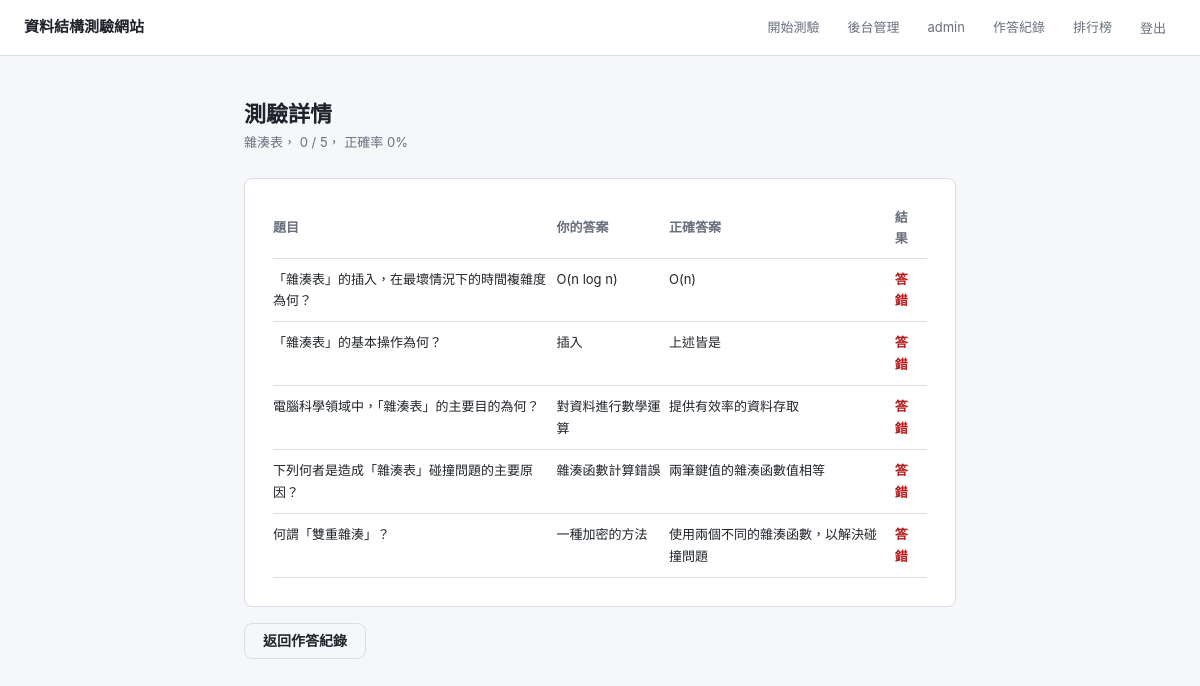
/history/20/ (signed in), run on the app's committed database.
### quiz/models.py (models this page shows, shortened)
class QuizAttempt(models.Model):
    user = models.ForeignKey(
        User,
        on_delete=models.CASCADE,
        related_name="quiz_attempts",
        verbose_name="使用者",
    )
    chapter = models.ForeignKey(
        Chapter,
        on_delete=models.PROTECT,
        related_name="quiz_attempts",
        verbose_name="章節",
    )
    question_count = models.PositiveIntegerField(default=0, verbose_name="題數")
    score = models.PositiveIntegerField(default=0, verbose_name="分數")
    started_at = models.DateTimeField(auto_now_add=True, verbose_name="開始時間")
    completed_at = models.DateTimeField(null=True, blank=True, verbose_name="完成時間")
    class Meta:
        ordering = ["-started_at"]
        verbose_name = "測驗紀錄"
        verbose_name_plural = "測驗紀錄"
    @property
    def accuracy(self):
        if not self.question_count:
            return 0
        return int(self.score / self.question_count * 100)

class Chapter(models.Model):
    name = models.CharField(max_length=100, verbose_name="章節名稱")
    order = models.PositiveIntegerField(default=0, verbose_name="排序")
    class Meta:
        ordering = ["order", "id"]
        verbose_name = "章節"
        verbose_name_plural = "章節"

class QuizAnswer(models.Model):
    attempt = models.ForeignKey(
        QuizAttempt,
        on_delete=models.CASCADE,
        related_name="answers",
        verbose_name="測驗紀錄",
    )
    question = models.ForeignKey(Question, on_delete=models.PROTECT, verbose_name="題目")
    selected_option = models.ForeignKey(
        Option,
        on_delete=models.SET_NULL,
        null=True,
        blank=True,
        related_name="selected_answers",
        verbose_name="學生答案",
    )
    correct_option = models.ForeignKey(
        Option,
        on_delete=models.SET_NULL,
        null=True,
        blank=True,
        related_name="correct_answers",
        verbose_name="正確答案",
    )
    is_correct = models.BooleanField(default=False, verbose_name="是否答對")
    answered_at = models.DateTimeField(auto_now_add=True, verbose_name="作答時間")
    class Meta:
        ordering = ["id"]
        verbose_name = "作答明細"
        verbose_name_plural = "作答明細"

class Question(models.Model):
    DIFFICULTY_CHOICES = [
        ("easy", "簡單"),
        ("medium", "中等"),
        ("hard", "困難"),
    ]
    chapter = models.ForeignKey(
        Chapter,
        on_delete=models.CASCADE,
        related_name="questions",
        verbose_name="章節",
    )
    content = models.TextField(verbose_name="題目內容")
    difficulty = models.CharField(
        max_length=10,
        choices=DIFFICULTY_CHOICES,
        default="medium",
        verbose_name="難度",
    )
    is_original = models.BooleanField(default=False, verbose_name="原創題")
    explanation = models.TextField(blank=True, verbose_name="解析")
    created_at = models.DateTimeField(auto_now_add=True)
    class Meta:
        verbose_name = "題目"
        verbose_name_plural = "題目"

class Option(models.Model):
    question = models.ForeignKey(
        Question,
        on_delete=models.CASCADE,
        related_name="options",
        verbose_name="題目",
    )
    content = models.CharField(max_length=500, verbose_name="選項內容")
    is_correct = models.BooleanField(default=False, verbose_name="是否正確")
    class Meta:
        verbose_name = "選項"
        verbose_name_plural = "選項"
    @property
    def display_content(self):
        return self.content

### quiz/views.py (the view)
# urls.py: path('history/<int:attempt_id>/', views.history_detail, name='history_detail'),
@login_required
def history_detail(request, attempt_id):
    attempt = get_object_or_404(
        QuizAttempt.objects.select_related("chapter").prefetch_related(
            "answers__question",
            "answers__selected_option",
            "answers__correct_option",
        ),
        id=attempt_id,
        user=request.user,
    )
    return render(request, "quiz/history_detail.html", {"attempt": attempt})

### quiz/templates/quiz/history_detail.html (shortened to what this page needs)
{% extends 'quiz/base.html' %}
{% block content %}
<div class="container">
  <div style="margin-bottom: 24px;">
    <h1 style="font-size: 22px; font-weight: 800;">測驗詳情</h1>
    <p class="text-muted">
      {{ attempt.chapter.name }}，
      {{ attempt.score }} / {{ attempt.question_count }}，
      正確率 {{ attempt.accuracy }}%
    </p>
  </div>
  <div class="card">
    <table>
      <thead>
        <tr>
          <th>題目</th>
          <th>你的答案</th>
          <th>正確答案</th>
          <th>結果</th>
        </tr>
      </thead>
      <tbody>
        {% for answer in attempt.answers.all %}
        <tr>
          <td>{{ answer.question.content }}</td>
          <td>{% if answer.selected_option %}{{ answer.selected_option.display_content }}{% else %}未作答{% endif %}</td>
          <td>{% if answer.correct_option %}{{ answer.correct_option.display_content }}{% else %}-{% endif %}</td>
          <td style="font-weight: 700; color: {% if answer.is_correct %}var(--ok){% else %}var(--err){% endif %};">
            {% if answer.is_correct %}答對{% else %}答錯{% endif %}
          </td>
        </tr>
        {% empty %}
        <tr>
          <td colspan="4" class="text-muted">這次測驗沒有作答明細。</td>
        </tr>
        {% endfor %}
      </tbody>
    </table>
  </div>
  <div style="margin-top: 16px;">
    <a href="{% url 'history' %}" class="btn btn-outline">返回作答紀錄</a>
  </div>
</div>
{% endblock %}

### quiz/templates/quiz/base.html (shortened to what this page needs)
<!DOCTYPE html>
<html lang="zh-Hant">
<head>
</head>
<body>
<nav>
  <a href="{% url 'home' %}" class="nav-brand">資料結構測驗網站</a>
  <div class="nav-links">
    {% if user.is_authenticated %}
      <a href="{% url 'quiz_setup' %}">開始測驗</a>
      {% if user.is_staff %}
        <a href="/admin/">後台管理</a>
      {% endif %}
      <span>{{ user.username }}</span>
      <a href="{% url 'history' %}">作答紀錄</a>
      <a href="{% url 'leaderboard' %}">排行榜</a>
      <form method="post" action="{% url 'logout' %}" style="display: inline;">
        <button type="submit">登出</button>
      </form>
    {% else %}
      <a href="{% url 'login' %}">登入</a>
      <a href="{% url 'register' %}">註冊</a>
    {% endif %}
  </div>
</nav>
{% block content %}{% endblock %}
</body>
</html>

### quiz/templates/quiz/base.html (style rules this page uses)
*, *::before, *::after { box-sizing: border-box; margin: 0; padding: 0; }
:root { --bg: #f6f7f9; --surface: #ffffff; --border: #d9dde5; --text: #20242a; --muted: #68707d; --accent: #2563eb; --accent-dim: #eff6ff; --ok: #15803d; --ok-dim: #f0fdf4; --err: #b91c1c; --err-dim: #fef2f2; --radius: 8px; }
body { background: var(--bg); color: var(--text); font-family: -apple-system, BlinkMacSystemFont, "Segoe UI", "Noto Sans TC", Arial, sans-serif; font-size: 15px; line-height: 1.65; min-height: 100vh; }
a { color: var(--accent); text-decoration: none; }
nav { background: var(--surface); border-bottom: 1px solid var(--border); padding: 0 24px; min-height: 56px; display: flex; align-items: center; justify-content: space-between; gap: 16px; }
.nav-brand { font-size: 15px; font-weight: 700; color: var(--text); }
.nav-links { display: flex; gap: 8px; align-items: center; flex-wrap: wrap; justify-content: flex-end; }
.nav-links a, .nav-links span, .nav-links button { font-size: 13px; color: var(--muted); padding: 5px 10px; border-radius: var(--radius); border: 0; background: transparent; font-family: inherit; cursor: pointer; }
.container { max-width: 760px; margin: 0 auto; padding: 40px 24px; }
.card { background: var(--surface); border: 1px solid var(--border); border-radius: var(--radius); padding: 28px; }
.btn { display: inline-block; padding: 10px 18px; border-radius: var(--radius); font-size: 14px; font-weight: 600; cursor: pointer; border: 1px solid transparent; line-height: 1; text-align: center; }
.btn-outline { background: transparent; color: var(--text); border-color: var(--border); }
.score-label, .text-muted { color: var(--muted); font-size: 13px; }
table { width: 100%; border-collapse: collapse; font-size: 13px; }
th { color: var(--muted); text-align: left; padding: 0 8px 8px 0; border-bottom: 1px solid var(--border); }
td { padding: 10px 8px 10px 0; border-bottom: 1px solid var(--border); vertical-align: top; }

### data on the page
QuizAttempt: chapter.name "雜湊表", score "0", question_count "5", accuracy "0"
QuizAnswer: question.content "「雜湊表」的插入，在最壞情況下的時間複雜度為何？", selected_option.display_content "O(n log n)", correct_option.display_content "O(n)", is_correct "答錯"
QuizAnswer: question.content "「雜湊表」的基本操作為何？", selected_option.display_content "插入", correct_option.display_content "上述皆是", is_correct "答錯"
QuizAnswer: question.content "電腦科學領域中，「雜湊表」的主要目的為何？", selected_option.display_content "對資料進行數學運算", correct_option.display_content "提供有效率的資料存取", is_correct "答錯"
QuizAnswer: question.content "下列何者是造成「雜湊表」碰撞問題的主要原因？", selected_option.display_content "雜湊函數計算錯誤", correct_option.display_content "兩筆鍵值的雜湊函數值相等", is_correct "答錯"
QuizAnswer: question.content "何謂「雙重雜湊」？", selected_option.display_content "一種加密的方法", correct_option.display_content "使用兩個不同的雜湊函數，以解決碰撞問題", is_correct "答錯"

### other printed values
{{ user.username }} "admin"
